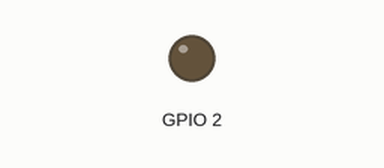
The program below on a simulated ESP8266 (NodeMCU). Parts: output pins drawn as LEDs (lit = HIGH). No MQTT or app messages arrive unless stated; what the program prints to the serial monitor is not drawn.

Above: at 2.1 s.
At 9.7 s:
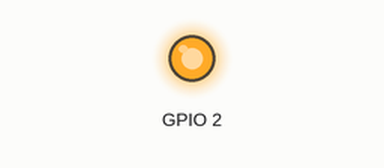
Timing chart, 0 to 10.7 s (numbered marks = the images above):
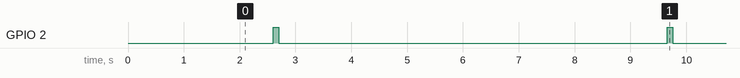

Measured:
- by itself, GPIO 2: alternates HIGH for 0.10 s and LOW for 6.9 s

The program:

main.cpp
```cpp
#include <Arduino.h>
#include <PubSubClient.h>
#include "ESP8266WiFi.h"
#include "IoManager.h"

char* Wifi = "***REMOVED***";
char* WifiPSK = "***REMOVED***";
char* ping_host = "fritz.box";
char* mqttbroker_host = "10.17.3.20";


IoManager iomanager;

void setup() {
  // put your setup code here, to run once:
  pinMode(2, OUTPUT);

  Serial.begin(9600);
  Serial.println();

  // Setup Wifi and MQTT Connection
  iomanager.setup(Wifi, WifiPSK, mqttbroker_host);

  delay(100);
}

void loop() {

  int avg = iomanager.pingCheck(ping_host, true);
  iomanager.sendTopic("/home/fritzbox_ping", String(avg));
	delay(5000);

}
```
